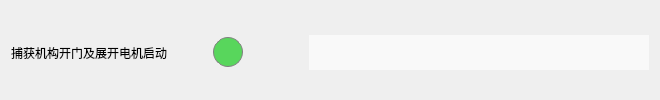
                  <widget class="QWidget" name="widget_22" native="true">
                   <property name="sizePolicy">
                    <sizepolicy hsizetype="Preferred" vsizetype="Fixed">
                     <horstretch>0</horstretch>
                     <verstretch>0</verstretch>
                    </sizepolicy>
                   </property>
                   <property name="minimumSize">
                    <size>
                     <width>0</width>
                     <height>45</height>
                    </size>
                   </property>
                   <property name="styleSheet">
                    <string notr="true">border:none
</string>
                   </property>
                   <layout class="QHBoxLayout" name="horizontalLayout_20">
                    <property name="topMargin">
                     <number>5</number>
                    </property>
                    <property name="bottomMargin">
                     <number>0</number>
                    </property>
                    <item>
                     <widget class="QLabel" name="label_48">
                      <property name="sizePolicy">
                       <sizepolicy hsizetype="Fixed" vsizetype="Preferred">
                        <horstretch>0</horstretch>
                        <verstretch>0</verstretch>
                       </sizepolicy>
                      </property>
                      <property name="minimumSize">
                       <size>
                        <width>60</width>
                        <height>0</height>
                       </size>
                      </property>
                      <property name="styleSheet">
                       <string notr="true">margin-top: 0px;</string>
                      </property>
                      <property name="text">
                       <string>捕获机构开门及展开电机启动</string>
                      </property>
                     </widget>
                    </item>
                    <item>
                     <spacer name="horizontalSpacer_8">
                      <property name="orientation">
                       <enum>Qt::Horizontal</enum>
                      </property>
                      <property name="sizeHint" stdset="0">
                       <size>
                        <width>40</width>
                        <height>20</height>
                       </size>
                      </property>
                     </spacer>
                    </item>
                    <item>
                     <widget class="QLabel" name="label_46">
                      <property name="sizePolicy">
                       <sizepolicy hsizetype="Fixed" vsizetype="Fixed">
                        <horstretch>0</horstretch>
                        <verstretch>0</verstretch>
                       </sizepolicy>
                      </property>
                      <property name="minimumSize">
                       <size>
                        <width>30</width>
                        <height>30</height>
                       </size>
                      </property>
                      <property name="styleSheet">
                       <string notr="true">background-color: rgb(88, 214, 92);
border-radius: 15px; 
border: 1px solid gray;
margin-top: 0px;
</string>
                      </property>
                      <property name="text">
                       <string/>
                      </property>
                     </widget>
                    </item>
                    <item>
                     <spacer name="horizontalSpacer_13">
                      <property name="orientation">
                       <enum>Qt::Horizontal</enum>
                      </property>
                      <property name="sizeType">
                       <enum>QSizePolicy::Fixed</enum>
                      </property>
                      <property name="sizeHint" stdset="0">
                       <size>
                        <width>60</width>
                        <height>20</height>
                       </size>
                      </property>
                     </spacer>
                    </item>
                    <item>
                     <widget class="QLineEdit" name="lineEdit_31">
                      <property name="sizePolicy">
                       <sizepolicy hsizetype="Fixed" vsizetype="Fixed">
                        <horstretch>0</horstretch>
                        <verstretch>0</verstretch>
                       </sizepolicy>
                      </property>
                      <property name="minimumSize">
                       <size>
                        <width>340</width>
                        <height>35</height>
                       </size>
                      </property>
                      <property name="styleSheet">
                       <string notr="true">background-color: #f9f9f9;
padding: 5px 10px;
border:none;
margin-top: 0px;</string>
                      </property>
                     </widget>
                    </item>
                   </layout>
                  </widget>
